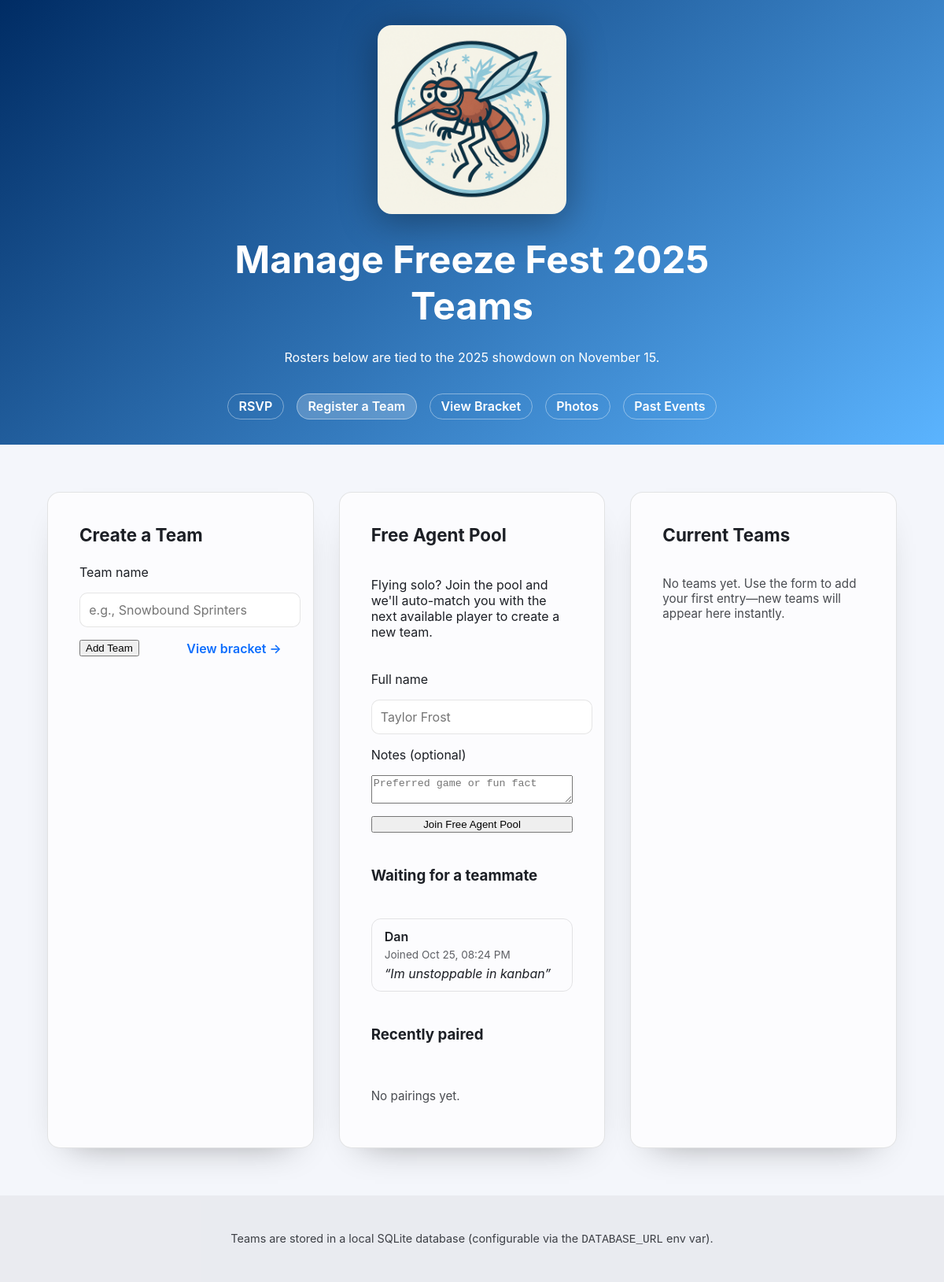
The app's page /teams, older data.
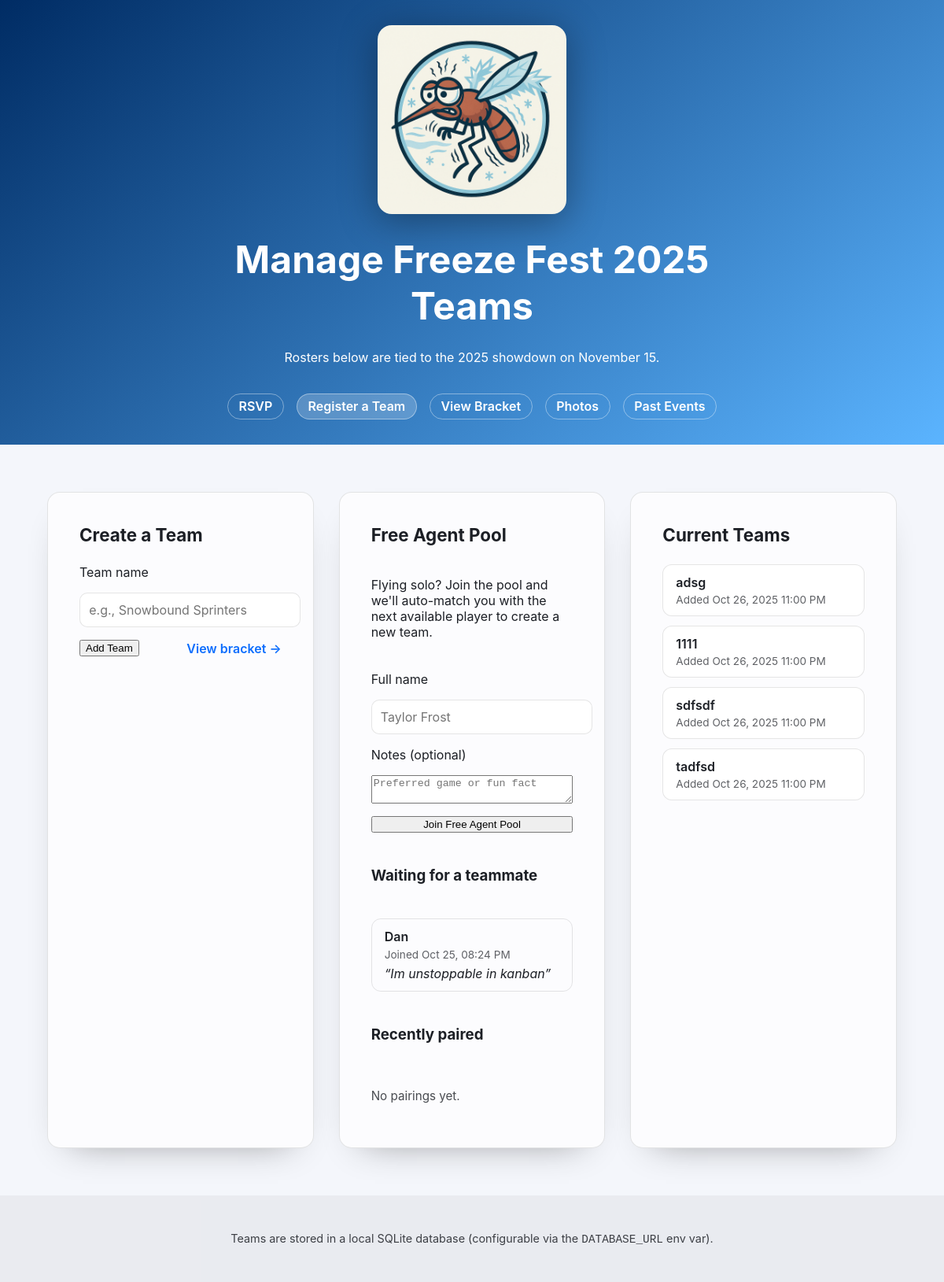
The same page, newer data.
### app/database.py (models this page shows)
class FreeAgent(SQLModel, table=True):
    id: int | None = Field(default=None, primary_key=True)
    name: str = Field(nullable=False, max_length=120)
    email: str = Field(nullable=False, max_length=255)
    note: str | None = Field(default=None)
    status: str = Field(default="pending", nullable=False)
    event_id: int = Field(foreign_key="event.id", nullable=False, index=True)
    team_id: int | None = Field(default=None, foreign_key="team.id")
    created_at: datetime = Field(default_factory=datetime.utcnow, nullable=False)

class Team(SQLModel, table=True):
    id: int | None = Field(default=None, primary_key=True)
    name: str = Field(index=True, min_length=2, max_length=128, nullable=False, unique=True)
    created_at: datetime = Field(default_factory=datetime.utcnow, nullable=False)
    event_id: int = Field(foreign_key="event.id", nullable=False, index=True)

### app/routes.py (the view)
@router.get("/teams", response_class=HTMLResponse, name="team_directory")
async def team_directory(request: Request, session: Session = Depends(get_session)):
    success_message = None
    if request.query_params.get("created") == "1":
        success_message = "Team added successfully."
    context = _team_context(
        session=session,
        form_error=None,
        form_value="",
        success_message=success_message,
    )
    flag = request.query_params.get("free_agent")
    if flag == "added":
        context["free_agent_success"] = "Added to the free-agent pool. We'll match you up soon."
    elif flag == "paired":
        context["free_agent_success"] = "Matched free agents and created a new team!"
    context.setdefault("free_agent_error", None)
    context.setdefault("free_agent_success", None)
    return templates.TemplateResponse(request, "teams.html", context)

### app/templates/teams.html (shortened to what the changed rows need)
<!doctype html>
<html lang="en">
  <head>
    <link rel="stylesheet" href="{{ request.url_for('static', path='css/style.css') }}">
  </head>
  <body>
    <header class="page-header">
      <div class="page-header__inner">
        <h1>Manage {{ event.name }} Teams</h1>
      </div>
    </header>
    <main class="content">
      <section class="panel">
        <h2>Create a Team</h2>
      </section>
      <section class="panel">
        <h2>Free Agent Pool</h2>
        {% if free_agents_pending %}
        <ul class="free-agent-list">
          {% for agent in free_agents_pending %}
          <li class="free-agent-list__item">
            <span class="free-agent-name">{{ agent.name }}</span>
            <span class="free-agent-meta">Joined {{ agent.created_at.strftime('%b %d, %I:%M %p') }}</span>
            {% if agent.note %}
            <p class="free-agent-note">“{{ agent.note }}”</p>
            {% endif %}
          </li>
          {% endfor %}
        </ul>
        {% else %}
        <p class="empty-state">No free agents at the moment.</p>
        {% endif %}
      </section>
      <section class="panel">
        <h2>Current Teams</h2>
        {% if teams %}
        <ul class="team-list" aria-live="polite">
          {% for team in teams %}
          <li class="team-list__item">
            <span class="team-list__name">{{ team.name }}</span>
            <span class="team-list__meta">Added {{ team.created_at.strftime('%b %d, %Y %I:%M %p') }}</span>
          </li>
          {% endfor %}
        </ul>
        {% else %}
        <p class="empty-state">
          No teams yet. Use the form to add your first entry—new teams will appear here instantly.
        </p>
        {% endif %}
      </section>
    </main>
  </body>
</html>

Row changes from the older to the newer data that the page shows:
added Team: name "adsg", created_at "Oct 26, 2025 11:00 PM"
added Team: name "1111", created_at "Oct 26, 2025 11:00 PM"
added Team: name "sdfsdf", created_at "Oct 26, 2025 11:00 PM"
added Team: name "tadfsd", created_at "Oct 26, 2025 11:00 PM"
Text that changed along with them:
text no longer shown: "No teams yet. Use the form to add your first entry—new teams will appear here instantly."
